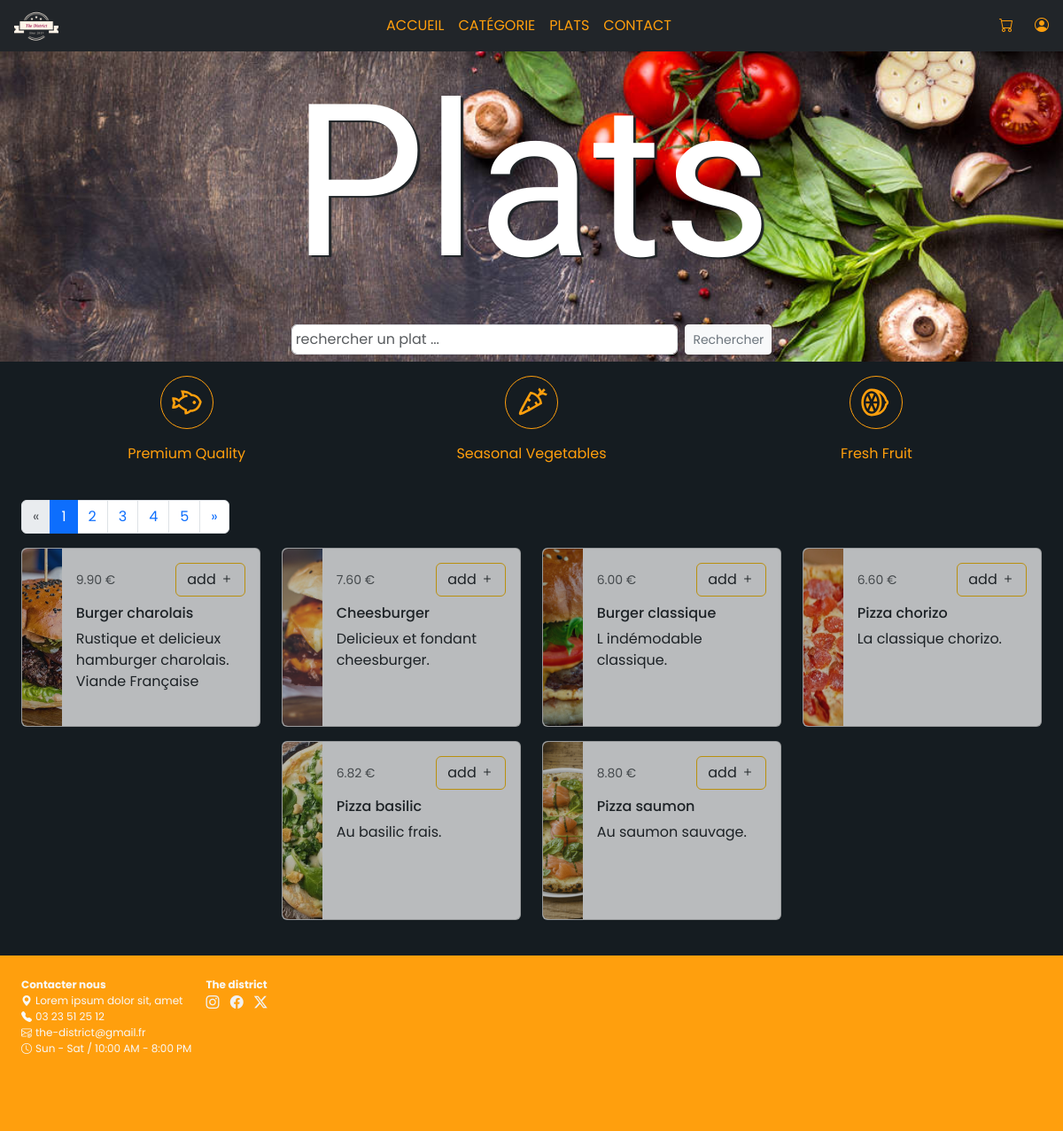
/plats.php, run on an earlier commit of the app's database.
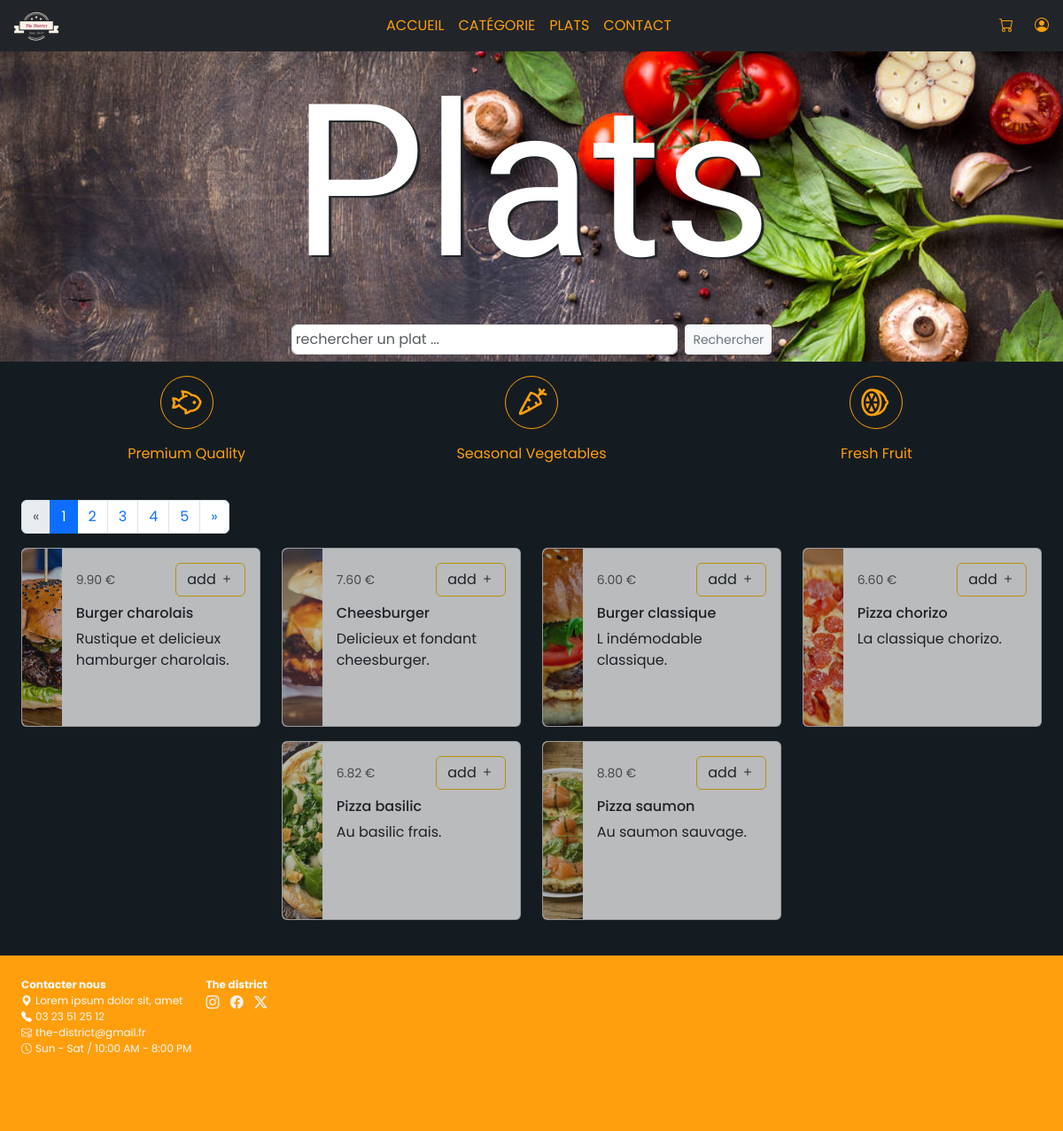
And on a later commit of the database.
### tables this page shows
CREATE TABLE `plat` (
  `id` int AUTO_INCREMENT PRIMARY KEY,
  `libelle` varchar(100) NOT NULL,
  `description` text NOT NULL,
  `prix` decimal(10,2) NOT NULL,
  `image` varchar(255) NOT NULL,
  `id_categorie` int NOT NULL,
  `active` varchar(10) NOT NULL,
  FOREIGN KEY (`id_categorie`) REFERENCES `categorie`(`id`)
);

### SQL/DAO.php (called while the page is built, shortened)
<?php
function get_plat($db, $nombre_plat_par_page, $page_courante) {
    $offset = ($page_courante - 1) * $nombre_plat_par_page;
    $requete = $db->query("SELECT * FROM plat LIMIT $nombre_plat_par_page OFFSET $offset");
    $tableau = $requete->fetchAll(PDO::FETCH_ASSOC);
    return $tableau;
}
?>

### plats.php (the view, shortened to what this page needs)
<?php
require 'header.php';
require 'SQL/DAO.php';
$db = connexionBase();
$nombre_total_plat = (int)$db->query("SELECT COUNT(id) FROM plat")->fetch(PDO::FETCH_NUM)[0];
$nombre_plat_par_page = 6;
$nombre_page = ceil($nombre_total_plat/$nombre_plat_par_page);
$page_courante = isset($_GET['page']) && ($_GET['page'] > 0) && ($_GET['page'] <=$nombre_page) ? (int)$_GET['page'] : (int)1;
$requete_plat = get_plat($db, $nombre_plat_par_page, $page_courante);
$mot_rechercher = isset($_GET['search']) ? htmlentities($_GET['search']) : "";
$resultat_recherche = get_recherche_bar($db, $mot_rechercher);
?>
<section>
  <div class="container-fluid p-4">
    <div class="row align-items-center justify-content-center container-plat">
      <?php if (isset($_GET['search'])) : ?>
        <a href="plats.php?afficher=touslesplats" class="link link-btn mb-4 text-warning">Voir tous les plats</a>
        <?php foreach ($resultat_recherche as $food) : ?>
          <div class="col-9 col-md-6 col-lg-3" data-key="<?=$food['libelle']; ?>">
            <div class="card mb-3" style="max-width: 540px;">
              <div class="row g-0">
                <div class="col-md-2">
                  <img src="<?=$food['image']; ?>" class="img-fluid rounded-start" alt="<?=$food['libelle']; ?>">
                </div>
                <div class="col-md-10">
                  <div class="card-body">
                    <div class="d-flex align-items-baseline justify-content-between align-self-end">
                      <p class="card-text"><small class="text-body-secondary"><?=$food['prix']; ?> €</small></p>
                      <a href="addpanier.php?id=<?=$food['id'];?>" class="btn small border-warning text-dark">add <i class="bi bi-plus"></i></a>
                    </div>
                    <h5 class="card-title fs-6"><?=$food['libelle']; ?></h5>
                    <p class="card-text"><?=$food['description']; ?></p>
                  </div>
                </div>
              </div>
            </div>
          </div>
        <?php endforeach; ?>
      <?php else : ?>
        <nav>
          <ul class="pagination">
            <?php
              $class_previous = ($page_courante > 1) ? '' : 'disabled';
              echo "<li class='page-item $class_previous'><a class='page-link' href='plats.php?page=" . ($page_courante - 1) . "'><span aria-hidden='true'>&laquo;</span></a></li>";
              for ($i = 1; $i <= $nombre_page; $i++) {
                $class_active = ($i - 1 === $page_courante - 1) ? ' active' : '';
                echo "<li class='page-item $class_active'><a class='page-link' href='plats.php?page=$i'>$i</a></li>";
              }
              $class_next = ($page_courante < $nombre_page) ? '' : 'disabled';
              echo "<li class='page-item $class_next'><a class='page-link' href='plats.php?page=" . ($page_courante + 1) . "'><span aria-hidden='true'>&raquo;</span></a></li>";
            ?>
          </ul>
        </nav>
        <?php foreach ($requete_plat as $food) : ?>
          <div class="col-9 col-md-6 col-lg-3" data-key="<?= $food['libelle']; ?>">
            <div class="card mb-3" style="max-width: 540px;">
              <div class="row g-0">
                <div class="col-md-2">
                  <img src="<?= $food['image']; ?>" class="img-fluid rounded-start" alt="<?= $food['libelle']; ?>">
                </div>
                <div class="col-md-10">
                  <div class="card-body">
                    <div class="d-flex align-items-baseline justify-content-between align-self-end">
                      <p class="card-text"><small class="text-body-secondary"><?= $food['prix']; ?> €</small></p>
                      <a href="addpanier.php?id=<?=$food['id'];?>" class="btn small border-warning text-dark">add <i class="bi bi-plus"></i></a>
                    </div>
                    <h5 class="card-title fs-6"><?= $food['libelle']; ?></h5>
                    <p class="card-text"><?= $food['description']; ?></p>
                  </div>
                </div>
              </div>
            </div>
          </div>
        <?php endforeach; ?>
      <?php endif; ?>
    </div>
  </div>
</section>
<?php require 'footer.php'; ?>

What changed in the data, as far as the page shows it:
changed plat "Burger charolais": description "Rustique et delicieux hamburger charolais. Viande Française" → "Rustique et delicieux hamburger charolais."
